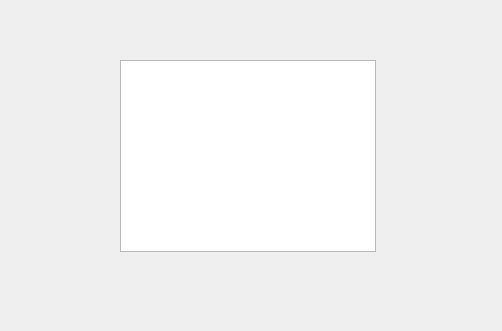
<?xml version="1.0" encoding="UTF-8"?>
<ui version="4.0">
 <class>ExcRateDialog</class>
 <widget class="QDialog" name="ExcRateDialog">
  <property name="geometry">
   <rect>
    <x>0</x>
    <y>0</y>
    <width>502</width>
    <height>331</height>
   </rect>
  </property>
  <property name="windowTitle">
   <string>Dialog</string>
  </property>
  <widget class="QTableView" name="view">
   <property name="geometry">
    <rect>
     <x>120</x>
     <y>60</y>
     <width>256</width>
     <height>192</height>
    </rect>
   </property>
  </widget>
 </widget>
 <resources/>
 <connections/>
</ui>
